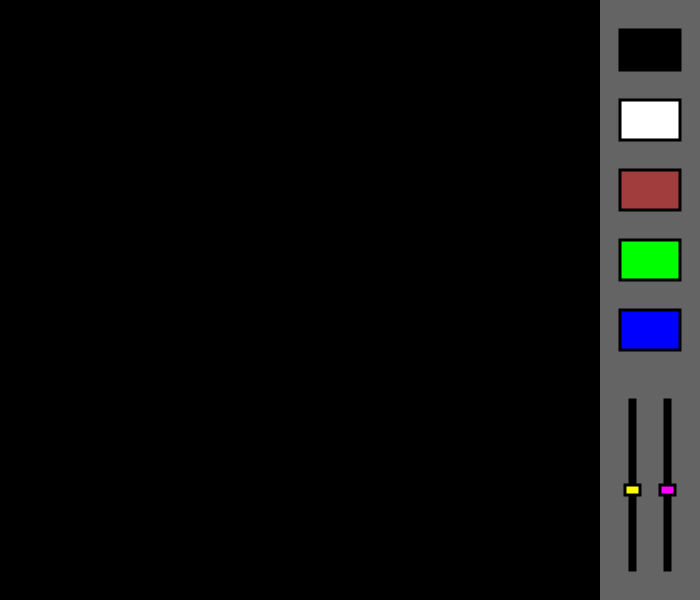
Frame 1 (no input)
Frame 60 (no input): identical to frame 1, image omitted
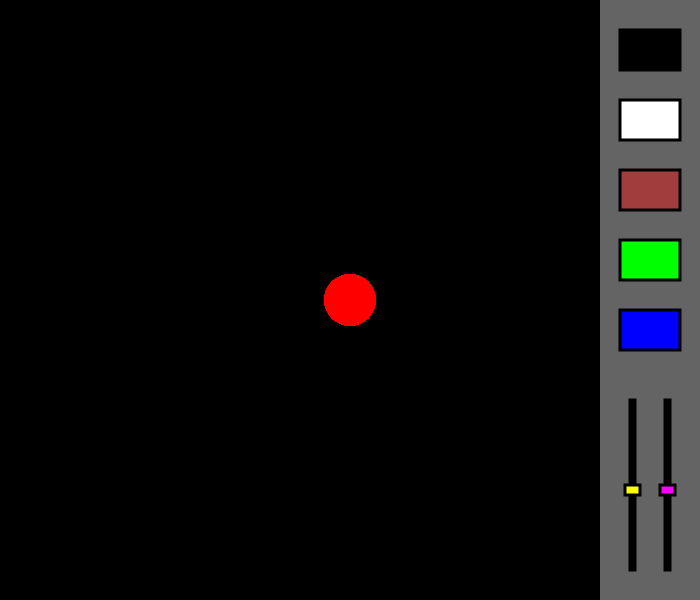
Frame 120 (the mouse pressed at the canvas centre since frame 60)

The p5.js sketch that drew these frames (run headless with seeded random() and noise() and a simulated clock; from frame 60 on, the mouse is pressed at the canvas centre):

// p5.js sketch
// ── sketch.js
//rgb tones values
const on = 255
const off = 0
//buttons opacity values
const hiOp = 255
const lowOp = 100
var rgb = [on,off,off]
var toolOpacity = [hiOp, hiOp, lowOp, hiOp, hiOp]
var sizeConst
var opacityConst

function setup() {
  createCanvas(700,600)
  background(0)
  sizeConst = 485
  opacityConst = 485
}

function draw() {
  //-----------PAINT MENUU-----------
  noStroke()
  fill(100)
  rect(600, 0, 100, height)
  //klean skreen
  stroke(0)
  strokeWeight(3)
  fill(off, toolOpacity[0])
  rect(620, 30, 60,40)
  //eraser
  fill(on, toolOpacity[1])
  rect(620, 100, 60, 40)
  //red color
  fill(on,off,off, toolOpacity[2])
  rect(620, 170, 60, 40)
  //green color
  fill(off,on,off, toolOpacity[3])
  rect(620, 240, 60, 40)
  //blue color
  fill(off,off,on, toolOpacity[4])
  rect(620, 310, 60, 40)

  //size modulator
  fill(0)
  rect(630, 400, 5, 170)
  fill(on,on,off)
  rect(625, sizeMod(), 15, 10)
  //opacity modulator
  fill(0)
  rect(665, 400, 5, 170)
  fill(on,off,on)
  rect(660, opacityMod(), 15, 10)

  //-------MENU ACXIONS---------
  if(mouseIsPressed && mouseX > 600){
    //klean skreen
    if (mouseX > 620 && mouseX < 680 && mouseY > 30 && mouseY < 70){
      background(0)
    }
    //activ8 er8ser
    if (mouseX > 620 && mouseX < 680 && mouseY > 100 && mouseY < 140){
      activeTool(1)
      activeColor(3)
    }
    //activate red color
    if (mouseX > 620 && mouseX < 680 && mouseY > 170 && mouseY < 210){
      activeTool(2)
      activeColor(0)
    }
    //activate grEEn color
    if (mouseX > 620 && mouseX < 680 && mouseY > 240 && mouseY < 280){
      activeTool(3)
      activeColor(1)
    }
    //activate blu color
    if (mouseX > 620 && mouseX < 680 && mouseY > 310 && mouseY < 340){
      activeTool(4)
      activeColor(2)
    }
  }

  //------PAINTING MEKHANISM---------
  if(mouseIsPressed && mouseX < 600){
    noStroke()
    fill(rgb[0],rgb[1],rgb[2], getOpacity(opacityConst))
    ellipse(mouseX, mouseY, getSize(sizeConst))
  }
}

//!!!!!!!!!!!!!!!!!!!!!!!!!!!!!!!!!!!!!!!!!!!!!!!!!!!!!!!!!!!
//¡¡¡¡¡¡¡¡¡¡¡¡¡¡¡¡¡¡¡¡¡¡¡¡¡¡¡¡¡¡¡¡¡¡¡¡¡¡¡¡¡¡¡¡¡¡¡¡¡¡¡¡¡¡¡¡¡¡¡
//reduce opacity of the tool button for indicate activeness
function activeTool(toolIndex){
  cleanActives(toolOpacity, hiOp, lowOp)
  toolOpacity[toolIndex] = lowOp
}

//select active rgb color or eraser
function activeColor(rgbIndex){
  cleanActives(rgb, off, on)

  if (rgbIndex < 3){
    rgb[rgbIndex] = on
  }
}

//reset actives for before activate anything else on an array 
function cleanActives(arr, offValue, onValue){
  for (let i = 0; i < arr.length; i++){
    if (arr[i] == onValue){
      arr[i] = offValue
    }
  }
}

//modulate size of paintbrushh (((move controller)))
function sizeMod(){
  if(mouseIsPressed && mouseX >= 630 && mouseX <= 635){
    if(mouseY >= 400 && mouseY <= 570){
      sizeConst = mouseY
      return sizeConst
    } else{
      return sizeConst
    }
  } else{
    return sizeConst
  }
}
//modulate opacity of paintBrushh (((move controoller)))
function opacityMod(){
  if(mouseIsPressed && mouseX >= 665 && mouseX <= 670){
    if(mouseY >= 400 && mouseY <= 570){
      opacityConst = mouseY
      return opacityConst
    } else{
      return opacityConst
    }
  } else{
    return opacityConst
  }
}

//returnz the ellipse size based on the size modulator location
function getSize(sizeModLoc){
  return map(sizeModLoc, 400, 570, 100, 3)
}
//return$ color opacity based on the op. mod. Y-location
function getOpacity(opModLoc){
  return map(opModLoc, 400, 570, 255, 1)
}
